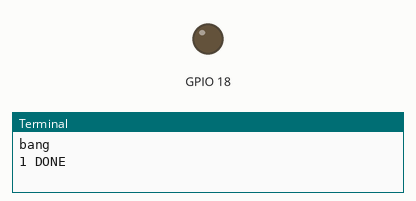
Recording of a program running on a simulated Raspberry Pi (BCM pin numbers). On the bench: output pins drawn as LEDs (lit = HIGH), the last lines printed to the terminal.

Above: at 1.2 s.
At 51.88 s:
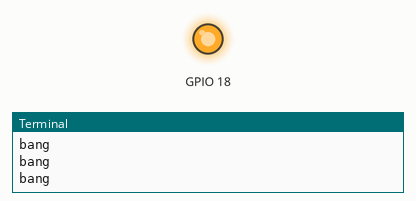
Timing chart, 0 to 52.2 s (numbered marks = the images above):
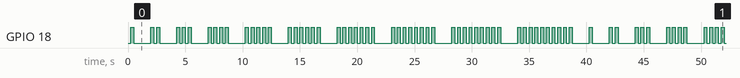

Measured:
- by itself, GPIO 18: moves between LOW and HIGH, repeating every 40.0 s
- by itself, everything shown: repeats every 40.0 s, in 110 steps

The program:

LED.py
```python
"""
@author afmika
https://github.com/afmika
"""
import RPi.GPIO as GPIO
import time

GPIO.setmode(GPIO.BCM)
GPIO.setwarnings(False)
GPIO.setup(18, GPIO.OUT)

def turn (on = True):
    value = GPIO.HIGH if on else GPIO.LOW
    GPIO.output(18, value)

def infiniteLoop (n_per_sec = 10):
    state = True
    GPIO.output(18, GPIO.HIGH)
    delta = 1 / n_per_sec
    while True:
        turn (state)
        state = not state
        time.sleep(delta)

def countLoop (nax = 10):
    n = 1
    while True:
        state = False
        # on in n states
        # off in n + 1 states
        for i in range(2*n + 1):
            turn (state)
            if state:
                print ("bang")
            state = not state
            time.sleep(0.250) # ms
        print (str(n) + " DONE")
        n = n % nax
        n += 1
        time.sleep(1.)

countLoop (10)
```
